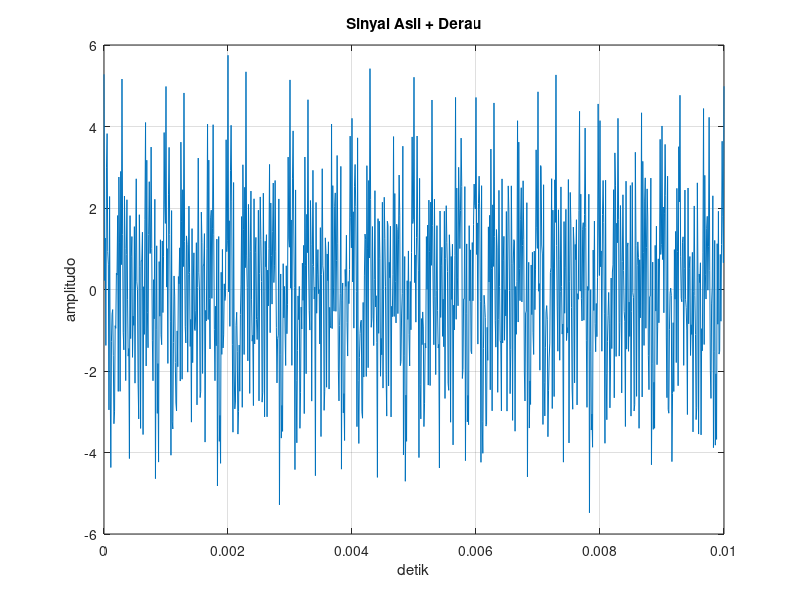
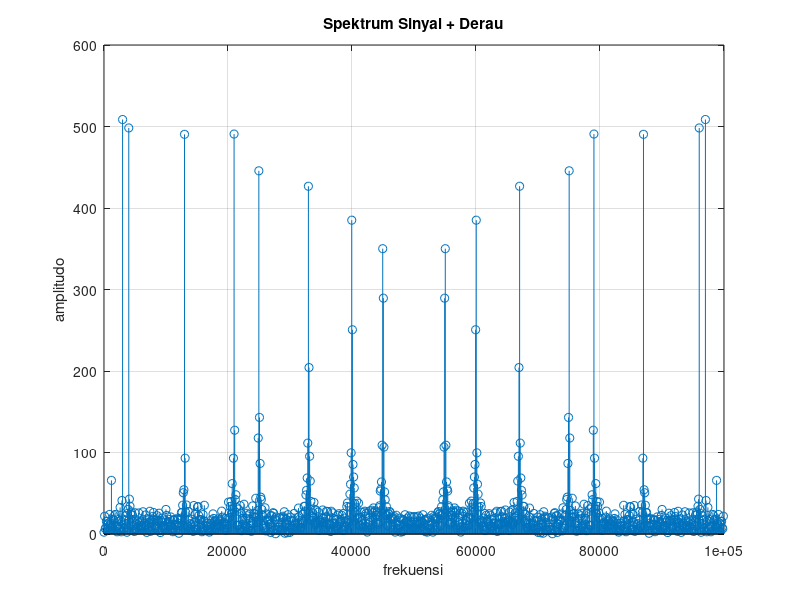
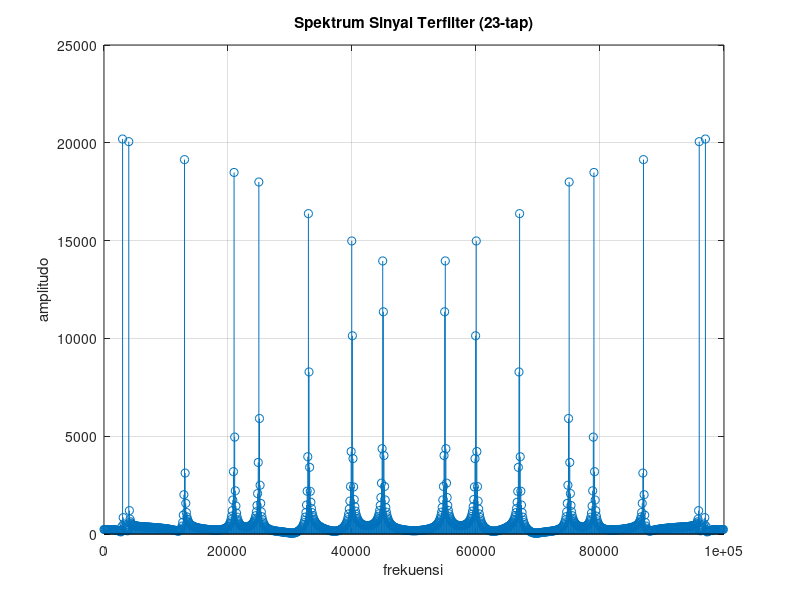
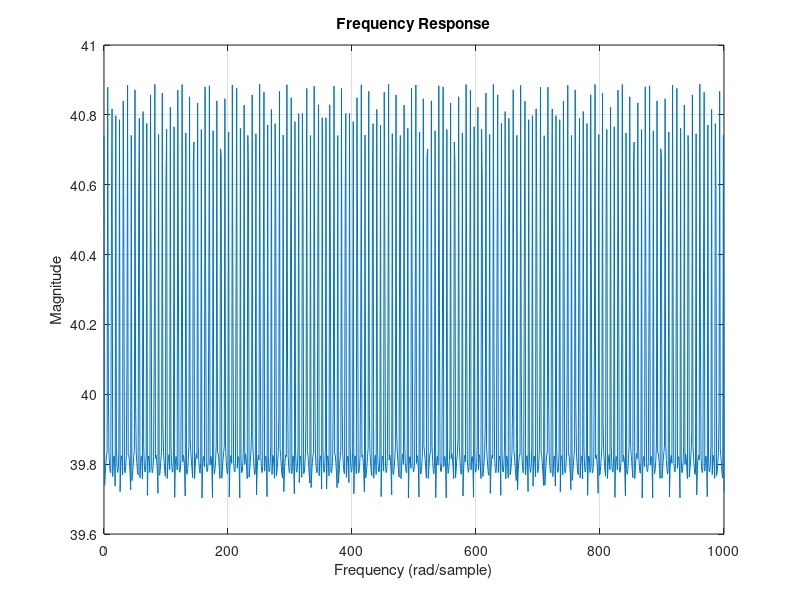

These figures' MATLAB source, in order:
load('sinyal_diskrit4.mat');  
fc = 5000;
fs = 100000;
nT = 0:1/fs:(length(xn)-1)/fs;

b = [0.0170, -0.0000, -0.0208, -0.0378, -0.0432, -0.0312, 0.0000, 0.0468, 0.1009, 0.1514, 0.1871, 40.0000, 0.1871, 0.1514, 0.1009, 0.0468, 0.0000, -0.0312, -0.0432, -0.0378, -0.0208, -0.0000, 0.0170];
a = 1;
w = xn;
w2 = w + 0.5 * randn(1, length(w));

% frekuensi
yf = filter(b, a, w);

% perbandingan original dan yang difilter
figure(1);
plot(nT, w2);
xlabel('detik');
ylabel('amplitudo');
title('Sinyal Asli + Derau');
grid on

% plotting
N = length(w2);
x = abs(fft(w2));
x2 = abs(fft(yf));
xf = fs * (0:(N - 1)) / N;

figure(2);
stem(xf, x);
xlabel('frekuensi');
ylabel('amplitudo');
title('Spektrum Sinyal + Derau');
grid on

figure(3);
stem(xf, x2);
xlabel('frekuensi');
ylabel('amplitudo');
title('Spektrum Sinyal Terfilter (23-tap)');
grid on

[h,w] = freqz(b,a,n);

% Plot magnitude response
figure;
plot(w, abs(h));
title('Frequency Response');
xlabel('Frequency (rad/sample)');
ylabel('Magnitude');
grid on;